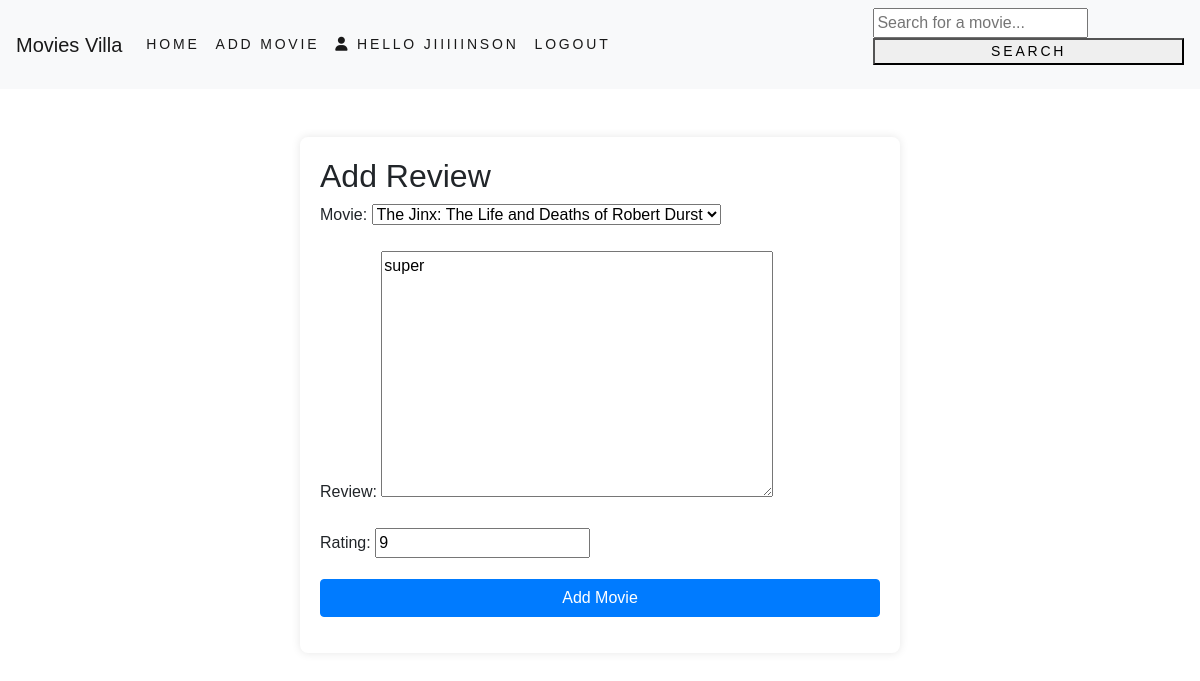
/review/6/ (signed in), run on the app's committed database.
### movies/models.py (models this page shows, shortened)
class Review(models.Model):
    movie = models.ForeignKey(Movie, on_delete=models.CASCADE)
    user = models.ForeignKey(User, on_delete=models.CASCADE)
    review = models.TextField(blank=True)
    rating = models.IntegerField(default=1, validators=[MaxValueValidator(10), MinValueValidator(1)], blank=True)

### movies/views.py (the view)
# urls.py: path('review/<int:movie_id>/', views.add_review, name='review'),
@login_required(login_url='/')  # Redirect to home page if not logged in
def add_review(request, movie_id):
    movie = get_object_or_404(Movie, id=movie_id)
    try:
        review = Review.objects.get(movie=movie, user=request.user)
    except Review.DoesNotExist:
        review = None
    if request.method == 'POST':
        form = ReviewForm(request.POST, instance=review)
        if form.is_valid():
            review = form.save(commit=False)
            review.movie = movie
            review.user = request.user
            review.save()
            return redirect('detail', movie_id=movie.id)
    else:
        form = ReviewForm(instance=review)
    return render(request, 'review.html', {'form': form})

### movies/forms.py
class ReviewForm(forms.ModelForm):
    class Meta:
        model = Review
        fields = ['movie', 'review', 'rating']

### movies/models.py (called while the page is built)
    def __str__(self):
        return self.name

### templates/review.html (shortened to what this page needs)
{% extends 'base.html' %}
{% block body %}
    <link href="https://stackpath.bootstrapcdn.com/bootstrap/4.5.2/css/bootstrap.min.css" rel="stylesheet">
<body>
    <div class="container mt-5">
        <h2>Add Review</h2>
        <form id="review-form" method="post">
            {{ form.as_p }}
            <button type="submit" class="btn btn-primary">Add Movie</button>
        </form>
    </div>
{% endblock %}

### templates/navbar.html (shortened to what this page needs)
<nav class="navbar navbar-expand-lg navbar-light bg-light">
  <a class="navbar-brand" href="{% url 'home' %}">Movies Villa</a>
  <div class="collapse navbar-collapse" id="navbarSupportedContent">
    <ul class="navbar-nav mr-auto">
      <li class="nav-item active">
        <a class="nav-link" href="{% url 'index' %}">Home<span class="sr-only">(current)</span></a>
      </li>
      <li class="nav-item active">
        <a class="nav-link" href="{% url 'add_film' %}">Add Movie</a>
      </li>
      {% if user.is_authenticated %}
        <li class="nav-item active">
          <a class="nav-link" href="{% url 'edit_profile' %}"><i class="fa-solid fa-user"></i> Hello {{ user.username }}</a>
        </li>
        <li class="nav-item active"><a class="nav-link" href="{% url 'logout' %}">Logout</a></li>
      {% endif %}
      </ul>
      <form method="GET" action="{% url 'search' %}">
        <input type="text" name="query" value="{{ query }}" placeholder="Search for a movie...">
        <button type="submit" class="nav-item active">Search</button>
    </form>
  </div>
</nav>

### static/css/custom.css (style rules this page uses)
body { font-family: "Josefin Sans", sans-serif; }
.nav-item { letter-spacing: .2em; font-size: 14px; text-transform: uppercase; }

### static/css/style.css (style rules this page uses)
body { background-color: grey; text-align: justify-all; }

### templates/review.html (style rules this page uses)
body { background-color: ##bde6ff; font-family: Arial, sans-serif; }
.container { max-width: 600px; background: white; padding: 20px; border-radius: 8px; box-shadow: 0 0 10px rgba(0, 0, 0, 0.1); }
button[type="submit"] { width: 100%; }

### data on the page
Review: movie "The Jinx: The Life and Deaths of Robert Durst", review "super", rating "9"

### other printed values
{{ user.username }} "JIIIIINSON"
